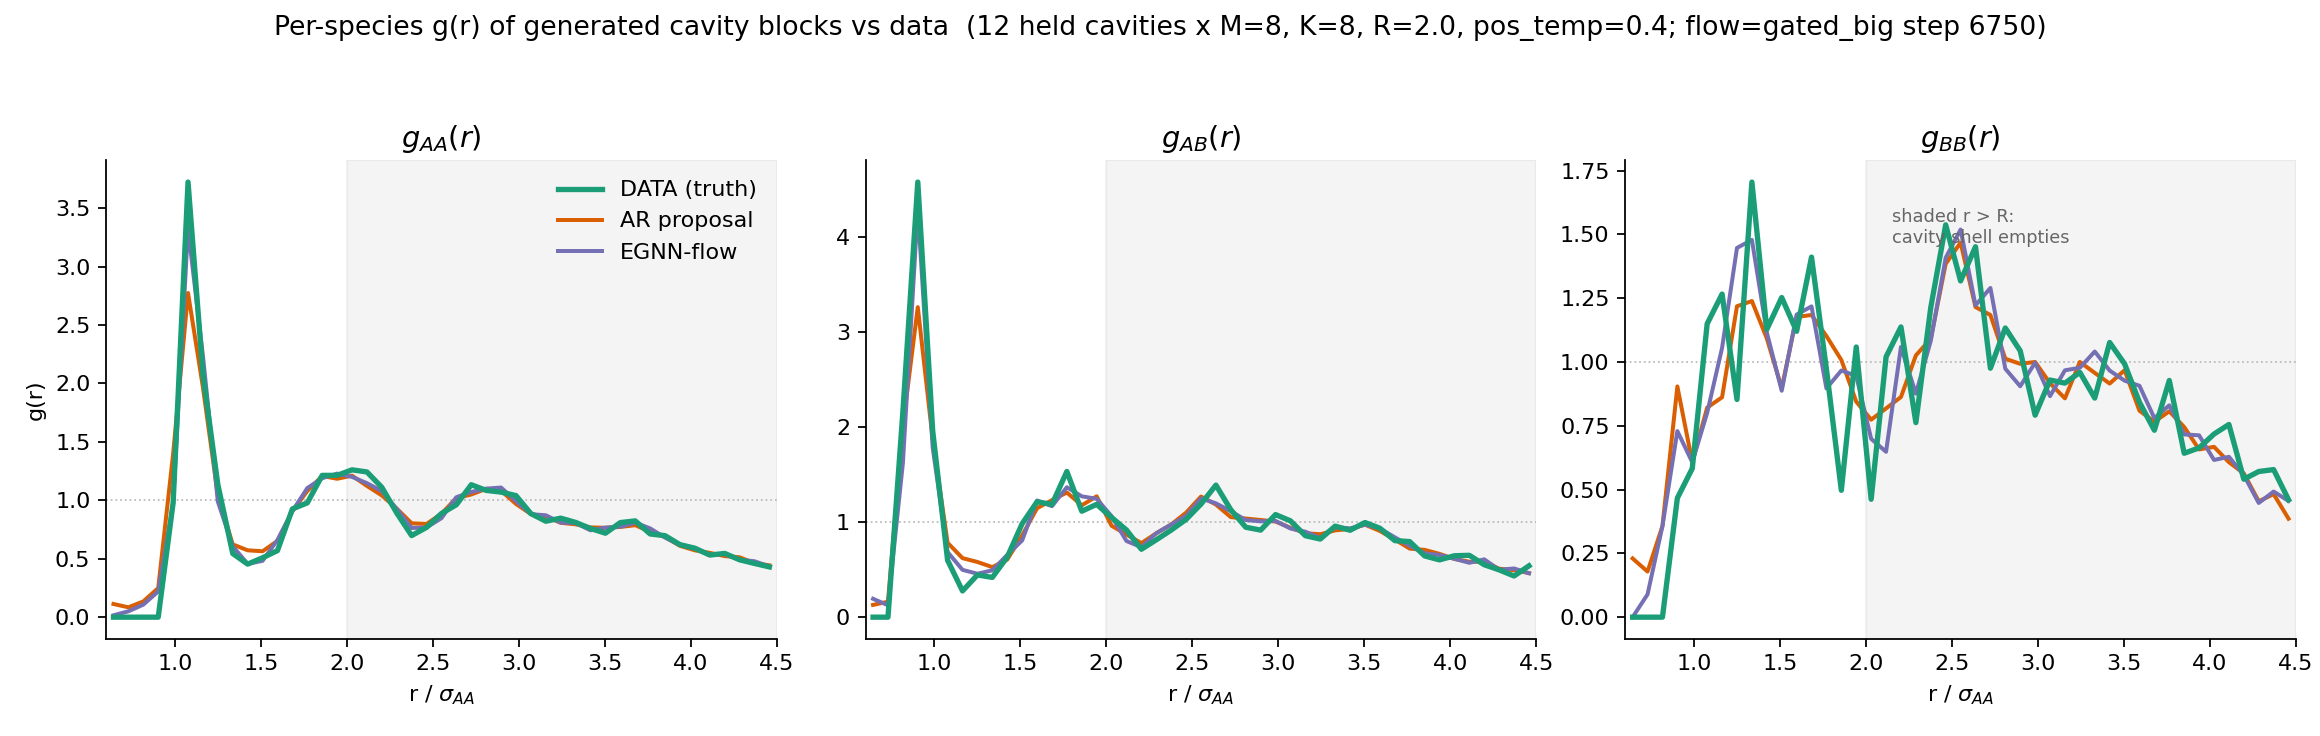

Here is the Python script that generated this plot:
"""Per-species radial distribution g_AA, g_AB, g_BB for generated cavity blocks: AR vs EGNN-flow vs DATA.

For each held cavity (K=8, R=2.0, M draws), accumulate pair distances from BLOCK particles (centers)
to BLOCK+CAGE particles (neighbors), split by species pair. Normalize as a true g(r):
  g_ab(r) = <hist_ab(r)> / (N_centers_a * rho_b * 4 pi r^2 dr),
rho_b = bulk number density of species b (from the N=4096 box: rho=1.1486, 80:20 -> rho_A, rho_B).
Same normalization for AR/flow/data -> peak positions & heights are directly comparable. The cavity is
finite (R+cutoff), so g(r) is trustworthy only out to ~R (shaded guide); beyond that the shell empties.
"""
import torch
import matplotlib
matplotlib.use("Agg")
import matplotlib.pyplot as plt
from liquid_coupling_flow.ka3d_ebm_batched import KA3DScaffoldEBMBatched
from liquid_coupling_flow.ka3d_cavity_egnn import CavityBlockFlow
from liquid_coupling_flow.ka3d_scaffold_ar import label_to_scaffold, fixed_ball_scaffold
from liquid_coupling_flow.ka3d_cavity_ar import _mic
from liquid_coupling_flow.ka3d_cavity_carve import carve

dev = "cuda"; RCTX = 2.5; K = 8; R = 2.0; PT = 0.4; M = 8; N_CAGE = 48; DUMMY_R = 50.0; NCAV = 12
C_DATA, C_AR, C_FLOW = "#1B9E77", "#D95F02", "#7570B3"

ar = KA3DScaffoldEBMBatched(cat_bins=128, cat_range=2.5).to(dev)
ar.load_state_dict(torch.load("liquid_coupling_flow/artifacts/ka3d_cavity_ebm3ax_rho115_best.pt",
                              map_location=dev, weights_only=False)["state_dict"], strict=False)
ar.eval(); ar.use_frame = False
ck = torch.load("liquid_coupling_flow/artifacts/ka3d_cavity_egnn_flow_gated_big_best.pt",
                map_location=dev, weights_only=False)
a = ck["args"]
flow = CavityBlockFlow(k=a["k"], n_cage=a["n_cage"], r_c=a.get("r_c", 2.5), hidden_nf=a["hidden_nf"],
                       n_layers=a["n_layers"], n_species=2, max_neighbors=a["max_neighbors"],
                       ode_rtol=1e-5, ode_atol=1e-5, max_steps=1000).to(dev)
flow.load_state_dict(ck["state_dict"]); flow.eval()
D = torch.load("liquid_coupling_flow/artifacts/ka3d_dataset_N4096_T0.5_rho1.15.pt", map_location=dev, weights_only=False)
X, S, L = D["x"].to(dev).float(), D["s"].to(dev).long(), float(D["L"])
rho = X.shape[1] / L ** 3
xB = float((S == 1).float().mean()); rho_sp = {0: rho * (1 - xB), 1: rho * xB}
gen = torch.Generator(device=dev).manual_seed(7)

edges = torch.linspace(0.6, R + RCTX, 46); ctr = 0.5 * (edges[1:] + edges[:-1]); dr = float(edges[1] - edges[0])
shell = 4 * torch.pi * ctr ** 2 * dr
PAIRS = [(0, 0, "AA"), (0, 1, "AB"), (1, 1, "BB")]
hist = {tag: {ab: torch.zeros(len(ctr)) for _, _, ab in PAIRS} for tag in ("data", "ar", "flow")}
ncenter = {tag: {ab: 0 for _, _, ab in PAIRS} for tag in ("data", "ar", "flow")}


def fixed_size_cage(cage_x, sp_cage, centroid, n_cage):
    Mn, m = cage_x.shape[0], cage_x.shape[1]
    if m >= n_cage:
        idx = torch.topk((cage_x[0] - centroid).norm(dim=-1), n_cage, largest=False).indices
        return cage_x[:, idx], sp_cage[:, idx]
    pad = n_cage - m
    dpos = torch.tensor([DUMMY_R, 0., 0.], device=dev, dtype=cage_x.dtype)[None, None].expand(Mn, pad, 3)
    return torch.cat([cage_x, dpos], 1), torch.cat([sp_cage, torch.zeros(Mn, pad, dtype=sp_cage.dtype, device=dev)], 1)


def accum(tag, blk_x, blk_s, nbr_x, nbr_s):
    """blk_x[M,K,3] centers; nbr_x[M,P,3] neighbors (block+cage). Split by species pair, drop self (r<1e-6)."""
    for sa, sb, ab in PAIRS:
        for mm in range(blk_x.shape[0]):
            ca = blk_x[mm][blk_s[mm] == sa]
            nb = nbr_x[mm][nbr_s[mm] == sb]
            if ca.shape[0] == 0 or nb.shape[0] == 0:
                continue
            d = torch.cdist(ca, nb).flatten()
            d = d[d > 1e-6]
            hist[tag][ab] += torch.histc(d.cpu(), bins=len(ctr), min=float(edges[0]), max=float(edges[-1]))
            ncenter[tag][ab] += ca.shape[0]


ncav = 0
for ci in range(16):
    c = torch.rand(3, generator=gen, device=dev) * L; p = carve(X[ci], S[ci], c, R, L)
    if p["n_in"] < K + 6:
        continue
    xo, so, _ = label_to_scaffold(_mic(p["x_in"], c, L), p["s_in"], R)
    xout = _mic(p["x_out"], c, L); bm = xout.norm(dim=-1) < (R + RCTX); bnd, sb = xout[bm], p["s_out"][bm]
    n = xo.shape[0]; anch = fixed_ball_scaffold(n, R, dev)
    seed = int(torch.randint(n, (), generator=gen, device=dev))
    blk = torch.zeros(n, dtype=torch.bool, device=dev)
    blk[(anch - anch[seed]).norm(dim=-1).topk(K, largest=False).indices] = True
    xo_b = xo[None].expand(M, n, 3).contiguous(); so_b = so[None].expand(M, n).contiguous()
    xo_ar, so_ar, _ = ar.sample_block_b(xo_b, so_b, blk, bnd, sb, R, gen=gen, pos_temp=PT)
    cage_x = torch.cat([bnd[None].expand(M, -1, -1), xo_ar[:, ~blk]], 1)
    cage_s = torch.cat([sb[None].expand(M, -1), so_ar[:, ~blk]], 1)
    cfx, cfs = fixed_size_cage(cage_x, cage_s, xo[blk].mean(0), N_CAGE)
    y_blk, _ = flow.flow(xo_ar[:, blk], cfx, so_ar[:, blk], cfs, reverse=False)
    ar_blk, sp_blk = xo_ar[:, blk], so_ar[:, blk]
    data_blk = xo[None, blk].expand(M, K, 3); data_s = so[None, blk].expand(M, K)
    accum("data", data_blk, data_s, torch.cat([data_blk, cage_x], 1), torch.cat([data_s, cage_s], 1))
    accum("ar", ar_blk, sp_blk, torch.cat([ar_blk, cage_x], 1), torch.cat([sp_blk, cage_s], 1))
    accum("flow", y_blk, sp_blk, torch.cat([y_blk, cage_x], 1), torch.cat([sp_blk, cage_s], 1))
    ncav += 1
    if ncav >= NCAV:
        break


def gr(tag, ab, sb):
    nb = ncenter[tag][ab]
    return hist[tag][ab] / (nb * rho_sp[sb] * shell) if nb else torch.zeros(len(ctr))


fig, axes = plt.subplots(1, 3, figsize=(14.5, 4.6), sharex=True)
for ax, (sa, sb, ab) in zip(axes, PAIRS):
    for tag, col, lw, z in (("data", C_DATA, 2.4, 3), ("ar", C_AR, 1.8, 2), ("flow", C_FLOW, 1.8, 2)):
        ax.plot(ctr.numpy(), gr(tag, ab, sb).numpy(), color=col, lw=lw, zorder=z,
                label={"data": "DATA (truth)", "ar": "AR proposal", "flow": "EGNN-flow"}[tag])
    ax.axvspan(R, float(edges[-1]), color="#000", alpha=0.045, zorder=0)
    ax.axhline(1.0, color="#BBB", lw=0.8, ls=":", zorder=1)
    ax.set_title(f"$g_{{{ab}}}(r)$", fontsize=13)
    ax.set_xlabel("r / $\\sigma_{AA}$"); ax.set_xlim(float(edges[0]), float(edges[-1]))
    for s in ("top", "right"):
        ax.spines[s].set_visible(False)
axes[0].set_ylabel("g(r)")
axes[0].legend(frameon=False, fontsize=10)
axes[2].annotate("shaded r > R:\ncavity shell empties", (R + 0.15, axes[2].get_ylim()[1] * 0.82),
                 fontsize=8, color="#666")
fig.suptitle(f"Per-species g(r) of generated cavity blocks vs data  ({ncav} held cavities x M={M}, "
             f"K={K}, R={R}, pos_temp={PT}; flow=gated_big step {ck['step']})", fontsize=12)
fig.tight_layout(rect=[0, 0, 1, 0.94])
out = "reports/logs-2026-07-13/viz_gr_species.png"
fig.savefig(out, dpi=160)
torch.save({"ctr": ctr, "hist": hist, "ncenter": ncenter, "rho_sp": rho_sp, "ncav": ncav},
           "reports/logs-2026-07-13/viz_gr_species.pt")
print(f"saved -> {out}", flush=True)
for _, sb, ab in PAIRS:
    pk = lambda t: float(ctr[gr(t, ab, sb).argmax()])
    print(f"  g_{ab}: peak r  data {pk('data'):.2f}  ar {pk('ar'):.2f}  flow {pk('flow'):.2f}  "
          f"| height data {gr('data', ab, sb).max():.2f} ar {gr('ar', ab, sb).max():.2f} flow {gr('flow', ab, sb).max():.2f}", flush=True)
